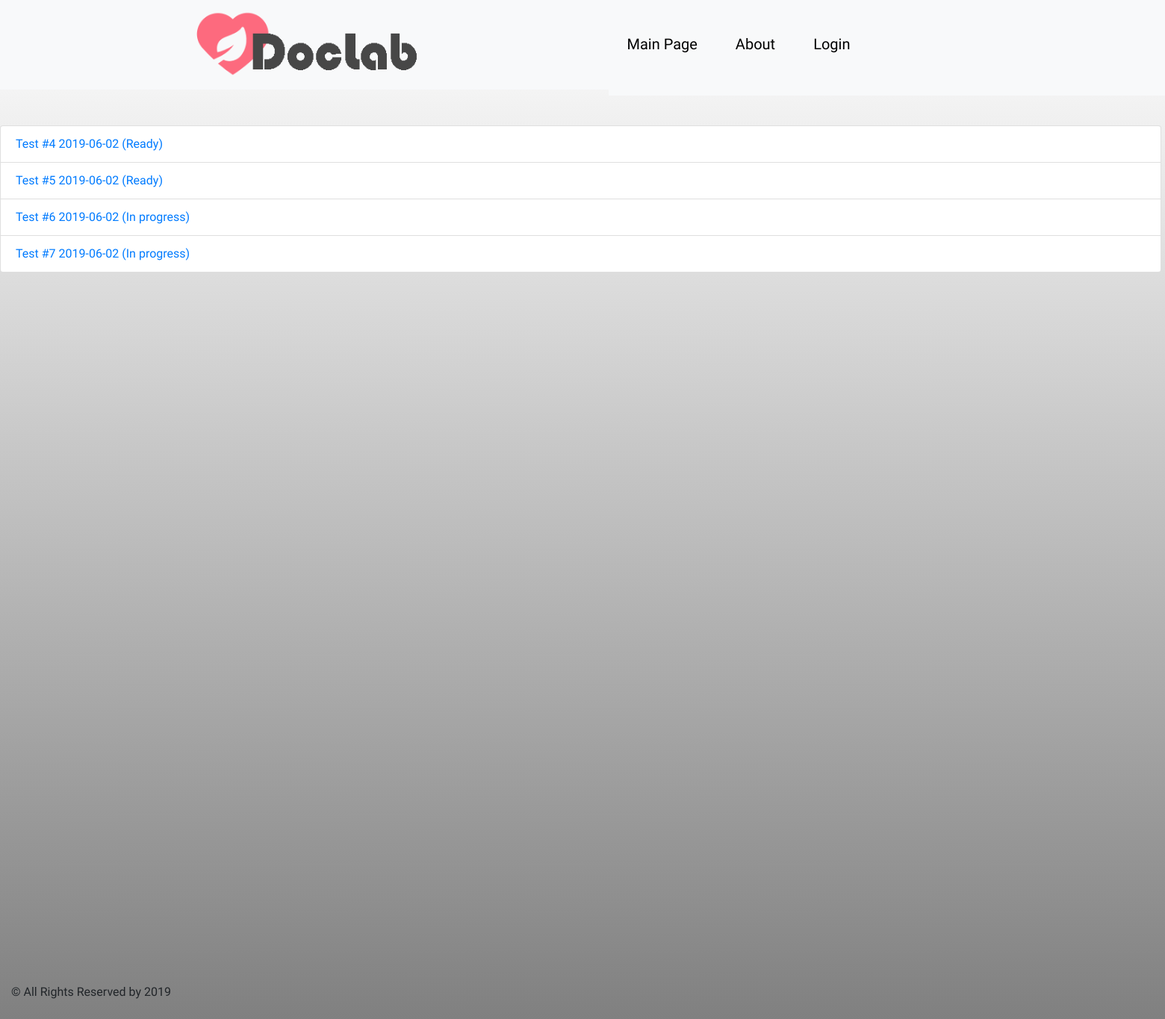
The app's page /doctor/patient/3/medtest/ with its own data.
### doctor/models.py (models this page shows, shortened)
class MedicalTests(models.Model):
    READINESS = (
        (0, 'In progress'),
        (1, 'Ready')
    )
    date_application = models.DateField(default=timezone.now)
    date_registration = models.DateField(default=timezone.now)
    date_taking_material = models.DateField(default=timezone.now)
    target_date = models.DateField(default=timezone.now)
    material = models.CharField(max_length=45)
    diagnosis = models.CharField(max_length=45)
    delivering_method = models.CharField(max_length=25)
    readiness = models.BooleanField(choices=READINESS, default=0)
    patient_id = models.ForeignKey(Patient, on_delete=models.CASCADE)
    doctor_id = models.ForeignKey(Doctor, on_delete=models.SET_NULL, null=True)
    def __str__(self):
        return 'Test #' + str(self.id) + ' ' + str(self.date_application) + ' (' + str(
            self.get_readiness_display()) + ')'

### doctor/views.py (the view)
# urls.py: path('patient/<int:pk>/medtest/', views.MedicalTestsView.as_view(), name='medtests'),
class MedicalTestsView(generic.ListView):
    template_name = 'doctor/medtest.html'
    def get_queryset(self):
        return MedicalTests.objects.filter(patient_id=self.kwargs.get("pk"))

### doctor/templates/doctor/medtest.html (shortened to what this page needs)
{% extends 'extends/base.html' %}
{% block content %}
    {% if object_list %}
        <ul class="list-group">
            {% for med in object_list %}
                <li class="list-group-item"><a
                        href="{% url 'lab:medtest_details' med.id %}">{{ med }}</a></li>
            {% endfor %}
        </ul>
    {% else %}
        <ul class="list-group">
            <li class="list-group-item"><a href="{% url 'lab:index' %}">Back to index</a></li>
            <li class="list-group-item">No Medtest Exists for this Patient!</li>
        </ul>
    {% endif %}
{% endblock %}

### main/static/main/style.css (style rules this page uses)
body { padding-bottom: 1000px; background-image: linear-gradient(white, grey); }
ul { height: 100%; padding: 0px 5px 0px 20px; }
a { color: #17a2b8; }

### main/static/main/images/style1.css (style rules this page uses)
* { margin: 0; padding: 0; }
a { text-decoration: none; }
li { text-decoration: none; list-style: none; }
body { font-family: 'Raleway', sans-serif; }

### records on screen
MedicalTests: id+date_application+readiness "Test #4 2019-06-02 (Ready)"
MedicalTests: id+date_application+readiness "Test #5 2019-06-02 (Ready)"
MedicalTests: id+date_application+readiness "Test #6 2019-06-02 (In progress)"
MedicalTests: id+date_application+readiness "Test #7 2019-06-02 (In progress)"
